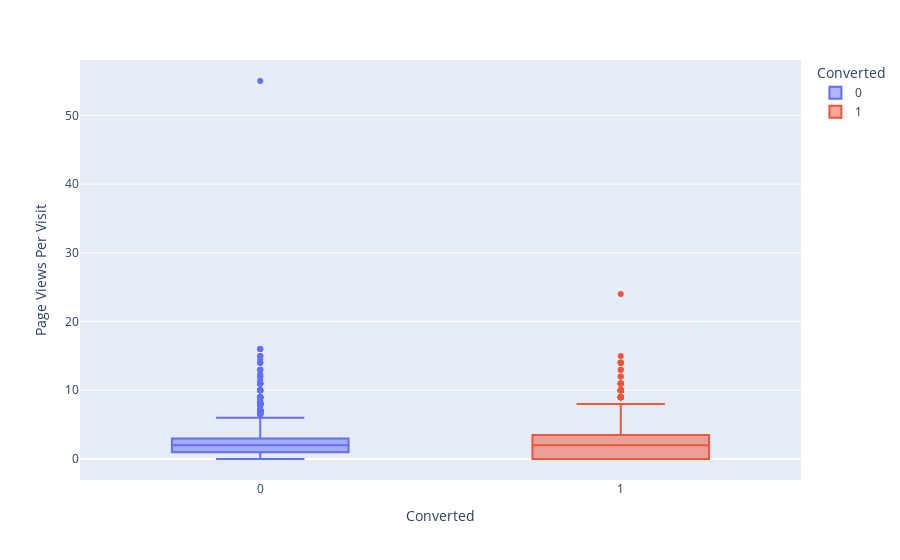

The code cell stored with this chart in its notebook:
### Code cell
# BoxPlot Converted x PageViewsPerVisit
fig = px.box(df_leads, x='Converted', y='Page Views Per Visit', color='Converted')
fig.show()

### Figure 1 — Plotly figure (JSON) as saved in the notebook; plotly's stock layout.template omitted (floating-point values rounded to 4 significant figures; data arrays with more than 128 entries replaced by an {"elided": "..."} marker saying what was removed)
{"data": [{"alignmentgroup": "True", "hovertemplate": "Converted=%{x}<br>Page Views Per Visit=%{y}<extra></extra>", "legendgroup": "0", "marker": {"color": "#636efa"}, "name": "0", "notched": false, "offsetgroup": "0", "orientation": "v", "showlegend": true, "type": "box", "x": {"elided": "5639 int values"}, "x0": " ", "xaxis": "x", "y": {"elided": "5639 float values"}, "y0": " ", "yaxis": "y"}, {"alignmentgroup": "True", "hovertemplate": "Converted=%{x}<br>Page Views Per Visit=%{y}<extra></extra>", "legendgroup": "1", "marker": {"color": "#EF553B"}, "name": "1", "notched": false, "offsetgroup": "1", "orientation": "v", "showlegend": true, "type": "box", "x": {"elided": "3435 int values"}, "x0": " ", "xaxis": "x", "y": {"elided": "3435 float values"}, "y0": " ", "yaxis": "y"}], "layout": {"boxmode": "overlay", "legend": {"title": {"text": "Converted"}, "tracegroupgap": 0}, "margin": {"t": 60}, "xaxis": {"anchor": "y", "categoryarray": [0, 1], "categoryorder": "array", "domain": [0, 1], "title": {"text": "Converted"}}, "yaxis": {"anchor": "x", "domain": [0, 1], "title": {"text": "Page Views Per Visit"}}}}
